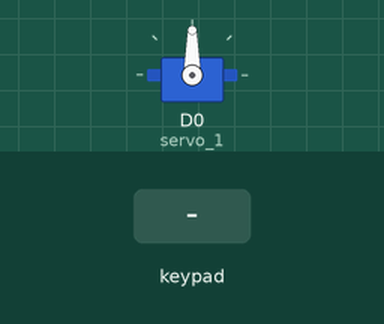
Simulated run of this sketch. Board: ESP8266 (NodeMCU). Parts: servo. The inputs (shaded band) are chosen by the test bench. WiFi joins after 1.5 s; servers stay silent unless stated; what the sketch prints to the serial monitor is not drawn.

Above: at 2.7 s.
2.8 s: keypad keys 1 2 3 4 1 # pressed 0.4 s apart
At 6.1 s:
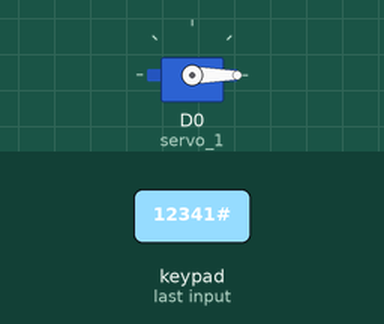
At 16.1 s:
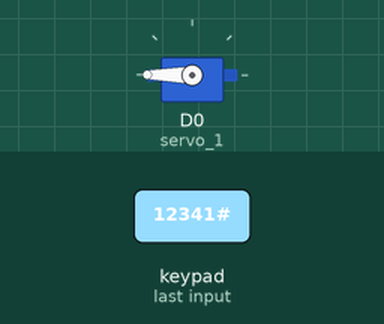
Timing chart, 0 to 16.4 s (numbered marks = the images above; inputs shaded):
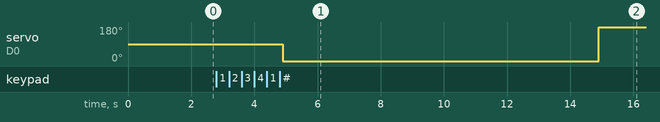

The sketch:

DoorLock.ino
```cpp
//#include <Keyboard.h>

#include <ESP8266WiFi.h>
#include <WiFiClient.h>
#include <Servo.h>
//#include <ArduinoJson.h>

#define HOSTIFTTT "maker.ifttt.com"
#define EVENTO "DoorLock"
#define IFTTTKEY "n_mXDY1OpwkDlt-0FNCNRfjHlig2gC4ctmQ1-n-MQcJ"
WiFiClient client;

const char* ssid = "IOT9";
const char* password = "12345678";


#include <Keypad.h>
const byte ROWS = 4; //four rows
const byte COLS = 4; //four columns

char keys[ROWS][COLS] = {
  {'1', '4', '7', '*'},
  {'2', '5', '8', '0'},
  {'3', '6', '9', '#'},
  {'A', 'B', 'C', 'D'}

};


// For ESP8266 Microcontroller
byte rowPins[ROWS] = {D1, D2, D3, D4};

byte colPins[COLS] = {D5, D6, D7, D8};
// For ESP32 Microcontroller
//byte rowPins[ROWS] = {23, 22, 3, 21};
//byte colPins[COLS] = {19, 18, 5, 17};

Keypad keypad = Keypad(makeKeymap(keys), rowPins, colPins, ROWS, COLS);

const int len_key = 5;
char master_key[len_key] = {'1', '2', '3', '4', '1'};
char attempt_key[len_key];
int z = 0;
int incorrect = 0;
bool check = true;


//for servo
Servo servo_1;


void setup() {
  Serial.begin(115200);


//servo attach
servo_1.attach(16);//d0


  // Connect to WiFi network
  Serial.print("Connecting to ");
  Serial.println(ssid);

  WiFi.begin(ssid, password);
  while (WiFi.status() != WL_CONNECTED) {
    delay(500);
    Serial.print(".");
  }
  Serial.println("WiFi connected");

  // Start the server
  //  server.begin();
  Serial.println("Server started");

  // Print the IP address
  Serial.print("Use this URL to connect: ");
  Serial.print("http://");
  Serial.print(WiFi.localIP());
  Serial.println("/");
  Serial.print("Enter Code: ");
  Serial.println("");

  //Send Webook to IFTTT
  //  send_webhook(IFTTTEVENT,IFTTTKEY)
}
void loop() {
  char key = keypad.getKey();
  if (key) {
    switch (key) {
      case 'A':
        z = 0;
        break;
      case '#':
        delay(100); // added debounce
        checkKEY();
        break;
      default:
        attempt_key[z] = key;
        z++;
    }
  }
}

void checkKEY()
{
  int correct = 0;
  int i;
  for (i = 0; i < len_key; i++) {
    if (attempt_key[i] == master_key[i]) {
      correct++;
    }
  }
  if (correct == len_key && z == len_key) {
    Serial.println("Correct Key");
    incorrect = 0;
   // delay(3000);
    z = 0;

//for motor
    servo_1.write (0);// servo will move to 90 degree angle.
    delay(10000);

    servo_1.write (180);// Servo will move to 45 degree angle.
    delay(10000);


  }
  else if (incorrect == 1) {
    //    Serial.println("Wrong password");
    if (client.connected())
    {
      client.stop();
    }

    client.flush();

    if (client.connect(HOSTIFTTT, 80)) {
      // build the HTTP request
      String toSend = "GET /trigger/";
      toSend += EVENTO;
      toSend += "/with/key/";
      toSend += IFTTTKEY;
      toSend += "?value1=";
      toSend += "Softwarica";
      toSend += " HTTP/1.1\r\n";
      toSend += "Host: ";
      toSend += HOSTIFTTT;
      toSend += "\r\n";
      toSend += "Connection: close\r\n\r\n";
      client.print(toSend);
      delay(5000);
    }

  }
  else
  {
    Serial.println("Incorrect Key");
    delay(1000);
    z = 0;
    incorrect++;

    Serial.println("Insert Password");
  }
  for (int zz = 0; zz < len_key; zz++) {
    attempt_key[zz] = 0;
  }

}
```

Measured:
- after the input at 2.8 s, servo on D0 (servo_1): 90° → 0° after 2.1 s, → 180° 10.0 s later
